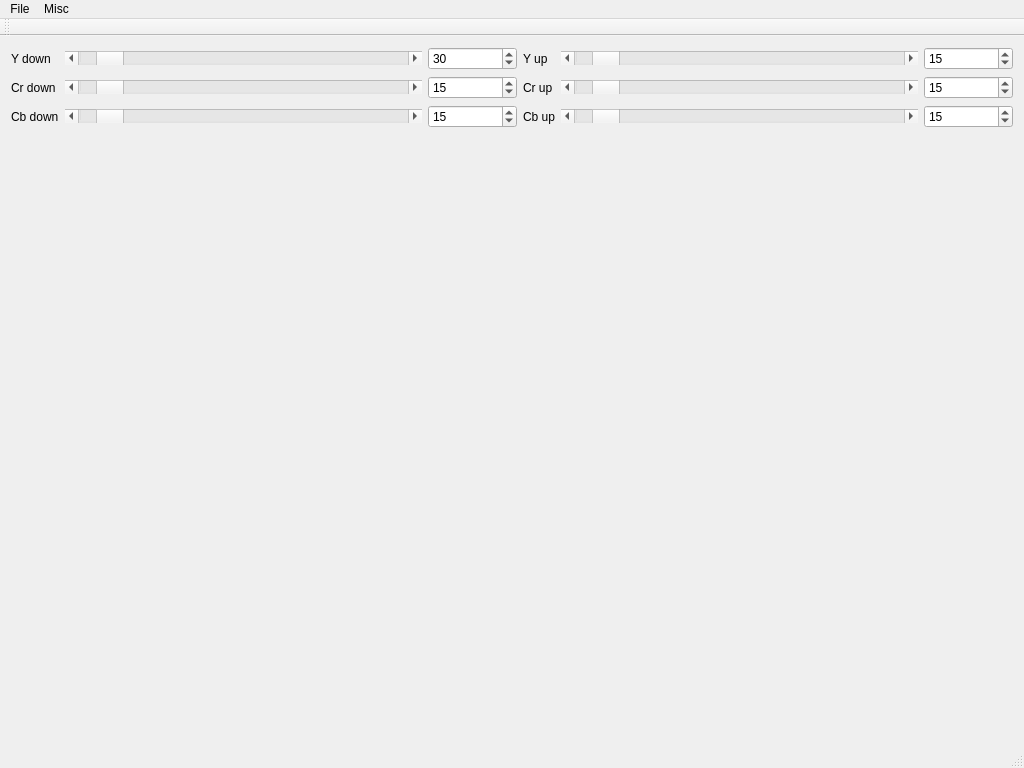
<?xml version="1.0" encoding="UTF-8"?>
<ui version="4.0">
 <class>MainWindow</class>
 <widget class="QMainWindow" name="MainWindow">
  <property name="geometry">
   <rect>
    <x>0</x>
    <y>0</y>
    <width>1024</width>
    <height>768</height>
   </rect>
  </property>
  <property name="windowTitle">
   <string>MainWindow</string>
  </property>
  <widget class="QWidget" name="centralWidget">
   <layout class="QVBoxLayout" name="verticalLayout" stretch="0,1">
    <item>
     <layout class="QGridLayout" name="gridLayout" columnstretch="0,4,1,0,4,1">
      <item row="0" column="4">
       <widget class="QScrollBar" name="yupScrollBar">
        <property name="maximum">
         <number>255</number>
        </property>
        <property name="value">
         <number>15</number>
        </property>
        <property name="orientation">
         <enum>Qt::Horizontal</enum>
        </property>
       </widget>
      </item>
      <item row="0" column="2">
       <widget class="QSpinBox" name="spinBox">
        <property name="maximum">
         <number>255</number>
        </property>
        <property name="value">
         <number>30</number>
        </property>
       </widget>
      </item>
      <item row="2" column="1">
       <widget class="QScrollBar" name="cbdownScrollBar">
        <property name="maximum">
         <number>255</number>
        </property>
        <property name="value">
         <number>15</number>
        </property>
        <property name="orientation">
         <enum>Qt::Horizontal</enum>
        </property>
       </widget>
      </item>
      <item row="2" column="5">
       <widget class="QSpinBox" name="spinBox_6">
        <property name="maximum">
         <number>255</number>
        </property>
        <property name="value">
         <number>15</number>
        </property>
       </widget>
      </item>
      <item row="2" column="3">
       <widget class="QLabel" name="label_6">
        <property name="text">
         <string>Cb up</string>
        </property>
       </widget>
      </item>
      <item row="1" column="1">
       <widget class="QScrollBar" name="crdownScrollBar">
        <property name="maximum">
         <number>255</number>
        </property>
        <property name="value">
         <number>15</number>
        </property>
        <property name="orientation">
         <enum>Qt::Horizontal</enum>
        </property>
       </widget>
      </item>
      <item row="1" column="2">
       <widget class="QSpinBox" name="spinBox_3">
        <property name="maximum">
         <number>255</number>
        </property>
        <property name="value">
         <number>15</number>
        </property>
       </widget>
      </item>
      <item row="1" column="3">
       <widget class="QLabel" name="label_4">
        <property name="text">
         <string>Cr up</string>
        </property>
       </widget>
      </item>
      <item row="1" column="4">
       <widget class="QScrollBar" name="crupScrollBar">
        <property name="maximum">
         <number>255</number>
        </property>
        <property name="value">
         <number>15</number>
        </property>
        <property name="orientation">
         <enum>Qt::Horizontal</enum>
        </property>
       </widget>
      </item>
      <item row="1" column="5">
       <widget class="QSpinBox" name="spinBox_4">
        <property name="maximum">
         <number>255</number>
        </property>
        <property name="value">
         <number>15</number>
        </property>
       </widget>
      </item>
      <item row="2" column="0">
       <widget class="QLabel" name="label_5">
        <property name="text">
         <string>Cb down</string>
        </property>
       </widget>
      </item>
      <item row="2" column="2">
       <widget class="QSpinBox" name="spinBox_5">
        <property name="maximum">
         <number>255</number>
        </property>
        <property name="value">
         <number>15</number>
        </property>
       </widget>
      </item>
      <item row="1" column="0">
       <widget class="QLabel" name="label_3">
        <property name="text">
         <string>Cr down</string>
        </property>
       </widget>
      </item>
      <item row="0" column="3">
       <widget class="QLabel" name="label_2">
        <property name="text">
         <string>Y up</string>
        </property>
       </widget>
      </item>
      <item row="2" column="4">
       <widget class="QScrollBar" name="cbupScrollBar">
        <property name="maximum">
         <number>255</number>
        </property>
        <property name="value">
         <number>15</number>
        </property>
        <property name="orientation">
         <enum>Qt::Horizontal</enum>
        </property>
       </widget>
      </item>
      <item row="0" column="1">
       <widget class="QScrollBar" name="ydownScrollBar">
        <property name="maximum">
         <number>255</number>
        </property>
        <property name="value">
         <number>15</number>
        </property>
        <property name="orientation">
         <enum>Qt::Horizontal</enum>
        </property>
       </widget>
      </item>
      <item row="0" column="0">
       <widget class="QLabel" name="label">
        <property name="text">
         <string>Y down</string>
        </property>
       </widget>
      </item>
      <item row="0" column="5">
       <widget class="QSpinBox" name="spinBox_2">
        <property name="maximum">
         <number>255</number>
        </property>
        <property name="value">
         <number>15</number>
        </property>
       </widget>
      </item>
     </layout>
    </item>
    <item>
     <widget class="DisplayWidget" name="ImView"/>
    </item>
   </layout>
  </widget>
  <widget class="QMenuBar" name="menuBar">
   <property name="geometry">
    <rect>
     <x>0</x>
     <y>0</y>
     <width>1024</width>
     <height>25</height>
    </rect>
   </property>
   <widget class="QMenu" name="menuFile">
    <property name="title">
     <string>File</string>
    </property>
    <addaction name="action_Open"/>
    <addaction name="action_Save"/>
    <addaction name="separator"/>
    <addaction name="action_Exit"/>
   </widget>
   <widget class="QMenu" name="menuMisc">
    <property name="title">
     <string>Misc</string>
    </property>
    <addaction name="actionBatch_Processing"/>
   </widget>
   <addaction name="menuFile"/>
   <addaction name="menuMisc"/>
  </widget>
  <widget class="QToolBar" name="mainToolBar">
   <attribute name="toolBarArea">
    <enum>TopToolBarArea</enum>
   </attribute>
   <attribute name="toolBarBreak">
    <bool>false</bool>
   </attribute>
  </widget>
  <widget class="QStatusBar" name="statusBar"/>
  <action name="action_Open">
   <property name="text">
    <string>&amp;Open</string>
   </property>
  </action>
  <action name="action_Save">
   <property name="text">
    <string>&amp;Save</string>
   </property>
  </action>
  <action name="action_Exit">
   <property name="text">
    <string>&amp;Exit</string>
   </property>
  </action>
  <action name="actionFloodFill">
   <property name="text">
    <string>floodFill</string>
   </property>
  </action>
  <action name="actionDetect_face">
   <property name="text">
    <string>detect face</string>
   </property>
  </action>
  <action name="actionClose_operation">
   <property name="text">
    <string>close operation</string>
   </property>
  </action>
  <action name="actionBatch_Processing">
   <property name="text">
    <string>Batch Processing</string>
   </property>
  </action>
 </widget>
 <layoutdefault spacing="6" margin="11"/>
 <customwidgets>
  <customwidget>
   <class>DisplayWidget</class>
   <extends>QWidget</extends>
   <header>displaywidget.h</header>
  </customwidget>
 </customwidgets>
 <resources/>
 <connections>
  <connection>
   <sender>ydownScrollBar</sender>
   <signal>valueChanged(int)</signal>
   <receiver>spinBox</receiver>
   <slot>setValue(int)</slot>
   <hints>
    <hint type="sourcelabel">
     <x>248</x>
     <y>55</y>
    </hint>
    <hint type="destinationlabel">
     <x>451</x>
     <y>48</y>
    </hint>
   </hints>
  </connection>
  <connection>
   <sender>yupScrollBar</sender>
   <signal>valueChanged(int)</signal>
   <receiver>spinBox_2</receiver>
   <slot>setValue(int)</slot>
   <hints>
    <hint type="sourcelabel">
     <x>743</x>
     <y>64</y>
    </hint>
    <hint type="destinationlabel">
     <x>942</x>
     <y>71</y>
    </hint>
   </hints>
  </connection>
  <connection>
   <sender>crdownScrollBar</sender>
   <signal>valueChanged(int)</signal>
   <receiver>spinBox_3</receiver>
   <slot>setValue(int)</slot>
   <hints>
    <hint type="sourcelabel">
     <x>182</x>
     <y>93</y>
    </hint>
    <hint type="destinationlabel">
     <x>454</x>
     <y>93</y>
    </hint>
   </hints>
  </connection>
  <connection>
   <sender>crupScrollBar</sender>
   <signal>valueChanged(int)</signal>
   <receiver>spinBox_4</receiver>
   <slot>setValue(int)</slot>
   <hints>
    <hint type="sourcelabel">
     <x>677</x>
     <y>96</y>
    </hint>
    <hint type="destinationlabel">
     <x>969</x>
     <y>97</y>
    </hint>
   </hints>
  </connection>
  <connection>
   <sender>cbdownScrollBar</sender>
   <signal>valueChanged(int)</signal>
   <receiver>spinBox_5</receiver>
   <slot>setValue(int)</slot>
   <hints>
    <hint type="sourcelabel">
     <x>217</x>
     <y>128</y>
    </hint>
    <hint type="destinationlabel">
     <x>453</x>
     <y>128</y>
    </hint>
   </hints>
  </connection>
  <connection>
   <sender>cbupScrollBar</sender>
   <signal>valueChanged(int)</signal>
   <receiver>spinBox_6</receiver>
   <slot>setValue(int)</slot>
   <hints>
    <hint type="sourcelabel">
     <x>701</x>
     <y>127</y>
    </hint>
    <hint type="destinationlabel">
     <x>948</x>
     <y>128</y>
    </hint>
   </hints>
  </connection>
  <connection>
   <sender>spinBox</sender>
   <signal>valueChanged(int)</signal>
   <receiver>ydownScrollBar</receiver>
   <slot>setValue(int)</slot>
   <hints>
    <hint type="sourcelabel">
     <x>462</x>
     <y>67</y>
    </hint>
    <hint type="destinationlabel">
     <x>402</x>
     <y>62</y>
    </hint>
   </hints>
  </connection>
  <connection>
   <sender>spinBox_3</sender>
   <signal>valueChanged(int)</signal>
   <receiver>crdownScrollBar</receiver>
   <slot>setValue(int)</slot>
   <hints>
    <hint type="sourcelabel">
     <x>443</x>
     <y>100</y>
    </hint>
    <hint type="destinationlabel">
     <x>401</x>
     <y>97</y>
    </hint>
   </hints>
  </connection>
  <connection>
   <sender>spinBox_5</sender>
   <signal>valueChanged(int)</signal>
   <receiver>cbdownScrollBar</receiver>
   <slot>setValue(int)</slot>
   <hints>
    <hint type="sourcelabel">
     <x>443</x>
     <y>128</y>
    </hint>
    <hint type="destinationlabel">
     <x>398</x>
     <y>127</y>
    </hint>
   </hints>
  </connection>
  <connection>
   <sender>spinBox_2</sender>
   <signal>valueChanged(int)</signal>
   <receiver>yupScrollBar</receiver>
   <slot>setValue(int)</slot>
   <hints>
    <hint type="sourcelabel">
     <x>932</x>
     <y>60</y>
    </hint>
    <hint type="destinationlabel">
     <x>901</x>
     <y>59</y>
    </hint>
   </hints>
  </connection>
  <connection>
   <sender>spinBox_4</sender>
   <signal>valueChanged(int)</signal>
   <receiver>crupScrollBar</receiver>
   <slot>setValue(int)</slot>
   <hints>
    <hint type="sourcelabel">
     <x>933</x>
     <y>100</y>
    </hint>
    <hint type="destinationlabel">
     <x>907</x>
     <y>97</y>
    </hint>
   </hints>
  </connection>
  <connection>
   <sender>spinBox_6</sender>
   <signal>valueChanged(int)</signal>
   <receiver>cbupScrollBar</receiver>
   <slot>setValue(int)</slot>
   <hints>
    <hint type="sourcelabel">
     <x>950</x>
     <y>126</y>
    </hint>
    <hint type="destinationlabel">
     <x>912</x>
     <y>126</y>
    </hint>
   </hints>
  </connection>
 </connections>
</ui>
